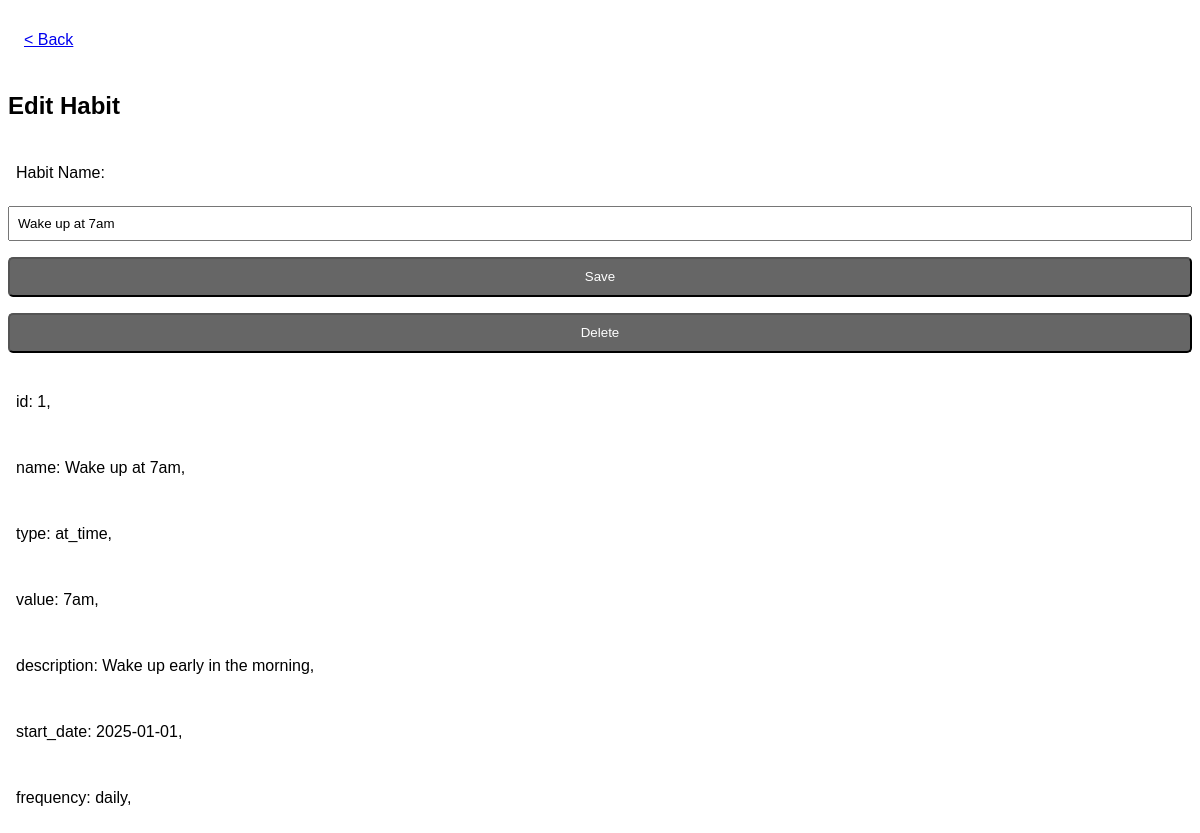
The page /habit/1/update on the database its author committed.
### tables this page shows
CREATE TABLE habits (
                id INTEGER PRIMARY KEY AUTOINCREMENT,
                name TEXT NOT NULL,
                type TEXT NOT NULL,
                value TEXT NOT NULL, 
                description TEXT,
                start_date DATE NOT NULL, 
                frequency TEXT DEFAULT 'daily'
            );

### habitru.py (the view)
@app.route("/habit/<int:habit_id>/update", methods=["GET", "POST"])
def update_habit(habit_id):
    action = request.form.get("action")
    habit_name = request.form.get("habit-name")
    referrer = request.form.get("referrer")
    conn = get_db_connection()
    if conn:
        if request.method == "POST":
            if action == "save":
                if not habit_name:
                    return redirect(url_for('update_habit', habit_id=habit_id))
                conn.execute("UPDATE habits SET name = ? WHERE id = ?", (habit_name, habit_id))
                conn.commit()
                flash("Habit update successfully.")
                conn.close()
                return redirect(url_for('yearly_view'))
            elif action == "delete":
                conn.execute("DELETE FROM habits WHERE id = ?", (habit_id,))
                conn.commit()
                flash("Habit deleted successfully")
                conn.close()
                return redirect(url_for('yearly_view'))
        else:
            habit_row = conn.execute("SELECT * FROM habits WHERE id = ?;", (habit_id,)).fetchone()
            conn.close()
            habit = {}
            if habit_row:
                for key in habit_row.keys():
                    habit[key] = habit_row[key]
            return render_template('edit_habit.html', habit=habit)
    else:
        flash("Database connection error.")
        return redirect(url_for('daily_view'))

### habitru.py (called while the page is built)
@app.after_request
def after_request(response):
    response.headers["Cache-Control"] = "no-cache, no-store, must-revalidate"
    response.headers["Expires"] = 0
    response.headers["Pragma"] = "no-cache"
    return response

def get_db_connection():
    try:
        conn = sqlite3.connect('habitru.db')
        conn.row_factory = sqlite3.Row
        return conn
    except sqlite3.Error as e:
        print(f"Database connection error: {e}")
        return None

### templates/edit_habit.html (shortened to what this page needs)
{% extends "layout.html" %}
{% block navbar %}
    <nav class="nav">
        <div class="left">
            <a href="javascript:history.back()">< Back</a>
        </div>
    </nav>
{% endblock %}
{% block main %}
    <section id="new-habit">
        <h1>Edit Habit</h1>
        <form name="new-habit" id="habit-tracking-form" action="{{ url_for('update_habit', habit_id=habit.id) }}" method="POST">
            <p>Habit Name:</p>
            <input type="text" name="habit-name" placeholder="Track your meal time, exercise... and more" value="{{ habit.name }}">
            <button id="save-button" type="submit">Save</button>
            <button id="delete-button" type="submit" onclick="document.getElementById('form-action').value='delete';">Delete</button>
            {% for attr in habit%}
                <p>{{attr}}: {{habit[attr]}},</p>
            {% endfor %}
        </form>
    </section>
{% endblock %}

### static/style.css (style rules this page uses)
:root { --standard-width: 380px; }
*, *::before, *::after { box-sizing: border-box; }
html { position: relative; }
body { background-color: #fff; color: #000; font-family: Arial, Helvetica, sans-serif; }
button, .button { display:block; padding: 8px 16px; min-height: 40px; background-color: #666; color: #fff; cursor: pointer; border-radius: 5px; text-decoration-line: none; }
.nav { display:flex; flex-direction: row; top:0px; z-index: 1000; display: flex; justify-content: space-between; align-items: center; width: 100%; min-height: 64px; }
.nav div { flex: 1 1 0%; }
.nav .left { padding-left: 16px; }
#new-habit > form { display: flex; flex-direction: column; }
#habit-tracking-form > * { padding: 8px; margin-bottom: 16px; }

### rows shown on the page
habits: habit-name "Wake up at 7am", id "1" "Wake up at 7am" "at_time" "7am" "Wake up early in the morning" "2025-01-01" "daily"

### other values the page prints
{{ attr }} "id" "name" "type" "value" "description" "start_date" "frequency"
